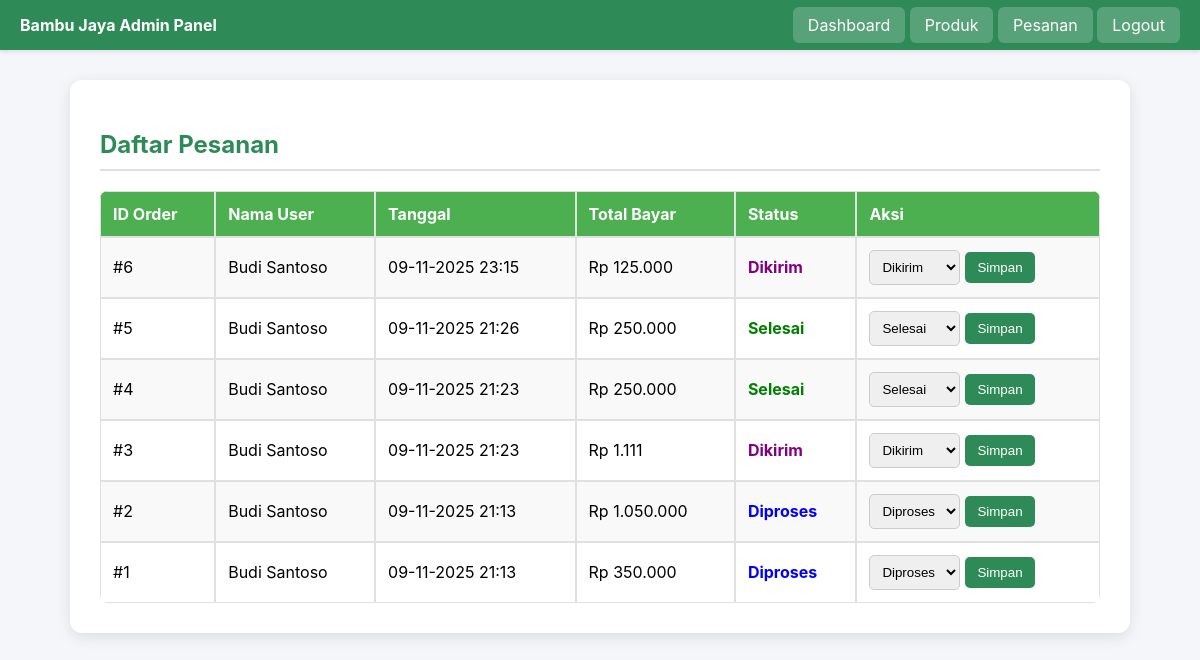
Screenshot of /admin/orders.php (signed in) with the database file from the repository.
### tables this page shows
CREATE TABLE `orders` (
  `id_order` int(11) NOT NULL,
  `id_user` int(11) NOT NULL,
  `tanggal_order` datetime NOT NULL,
  `total_bayar` decimal(10,2) NOT NULL,
  `status_order` varchar(50) NOT NULL DEFAULT 'pending'
);

CREATE TABLE `users` (
  `id_user` int(11) NOT NULL,
  `nama_user` varchar(255) NOT NULL,
  `email_user` varchar(255) NOT NULL,
  `password_user` varchar(255) NOT NULL,
  `alamat` text DEFAULT NULL,
  `telepon` varchar(15) DEFAULT NULL
);

### admin/orders.php (the view, shortened to what this page needs)
<?php
require_once "../config/koneksi.php";
$query = mysqli_query($koneksi, "
    SELECT
        o.*,
        u.nama_user
    FROM orders o
    JOIN users u ON o.id_user = u.id_user
    ORDER BY o.tanggal_order DESC
");
?>
<!DOCTYPE html>
<html lang="id">
<head>
</head>
<body>
    <div class="navbar">
        <div><strong>Bambu Jaya Admin Panel</strong></div>
        <div>
            <a href="dashboard.php">Dashboard</a>
            <a href="products.php">Produk</a>
            <a href="orders.php">Pesanan</a>
            <a href="../logout.php">Logout</a>
        </div>
    </div>
    <div class="container">
        <h2>Daftar Pesanan</h2>
        <table>
            <tr>
                <th>ID Order</th>
                <th>Nama User</th>
                <th>Tanggal</th>
                <th>Total Bayar</th>
                <th>Status</th>
                <th>Aksi</th>
            </tr>
            <?php
            if (mysqli_num_rows($query) > 0) :
                while ($o = mysqli_fetch_assoc($query)) :
            ?>
            <tr>
                <td>#<?= htmlspecialchars($o['id_order']); ?></td>
                <td><?= htmlspecialchars($o['nama_user']); ?></td>
                <td><?= date('d-m-Y H:i', strtotime($o['tanggal_order'])); ?></td>
                <td>Rp <?= number_format($o['total_bayar'], 0, ',', '.'); ?></td>
                <td class="status-<?= strtolower($o['status_order']); ?>"><?= ucfirst($o['status_order']); ?></td>
                <td>
                    <form method="POST">
                        <select name="status_order" required>
                            <option value="diproses" <?= ($o['status_order'] == 'diproses') ? 'selected' : ''; ?>>Diproses</option>
                            <option value="dikirim" <?= ($o['status_order'] == 'dikirim') ? 'selected' : ''; ?>>Dikirim</option>
                            <option value="selesai" <?= ($o['status_order'] == 'selesai') ? 'selected' : ''; ?>>Selesai</option>
                        </select>
                        <button type="submit" name="update_status">Simpan</button>
                    </form>
                </td>
            </tr>
            <?php
                endwhile;
            else:
            ?>
            <tr>
                <td colspan="6" style="text-align: center;">Belum ada data pesanan.</td>
            </tr>
            <?php endif; ?>
        </table>
    </div>
</body>
</html>

### admin/orders.php (style rules this page uses)
body { font-family: 'Inter', Arial, sans-serif; background-color: #f4f6f9; margin: 0; }
.navbar { background-color: #2e8b57; color: white; padding: 15px 20px; display: flex; justify-content: space-between; align-items: center; box-shadow: 0 2px 4px rgba(0,0,0,0.1); }
.navbar a { color: white; text-decoration: none; background: rgba(255,255,255,0.2); padding: 8px 15px; border-radius: 6px; transition: background 0.3s; }
.container { max-width: 1000px; margin: 30px auto; background: white; padding: 30px; border-radius: 12px; box-shadow: 0 4px 15px rgba(0,0,0,0.1); }
h2 { color: #2e8b57; margin-bottom: 20px; border-bottom: 2px solid #e0e0e0; padding-bottom: 10px; }
table { width: 100%; border-collapse: separate; border-spacing: 0; margin-top: 15px; border-radius: 8px; overflow: hidden; }
th, td { border: 1px solid #e0e0e0; padding: 12px; text-align: left; }
th { background: #4CAF50; color: white; font-weight: bold; }
tr:nth-child(even) { background-color: #f9f9f9; }
select { padding: 8px; border-radius: 5px; border: 1px solid #ccc; }
button[type="submit"] { padding: 8px 12px; background-color: #2e8b57; color: white; border: none; cursor: pointer; border-radius: 5px; transition: background-color 0.3s; margin-left: 5px; }
form { display: flex; align-items: center; }
.status-diproses { color: blue; font-weight: bold; }
.status-dikirim { color: purple; font-weight: bold; }
.status-selesai { color: green; font-weight: bold; }

### rows the page displays
orders: id_order "6", id_user.nama_user "Budi Santoso", tanggal_order "09-11-2025 23:15", total_bayar "125.000", status_order "Dikirim"
orders: id_order "5", id_user.nama_user "Budi Santoso", tanggal_order "09-11-2025 21:26", total_bayar "250.000", status_order "Selesai"
orders: id_order "4", id_user.nama_user "Budi Santoso", tanggal_order "09-11-2025 21:23", total_bayar "250.000", status_order "Selesai"
orders: id_order "3", id_user.nama_user "Budi Santoso", tanggal_order "09-11-2025 21:23", total_bayar "1.111", status_order "Dikirim"
orders: id_order "2", id_user.nama_user "Budi Santoso", tanggal_order "09-11-2025 21:13", total_bayar "1.050.000", status_order "Diproses"
orders: id_order "1", id_user.nama_user "Budi Santoso", tanggal_order "09-11-2025 21:13", total_bayar "350.000", status_order "Diproses"
